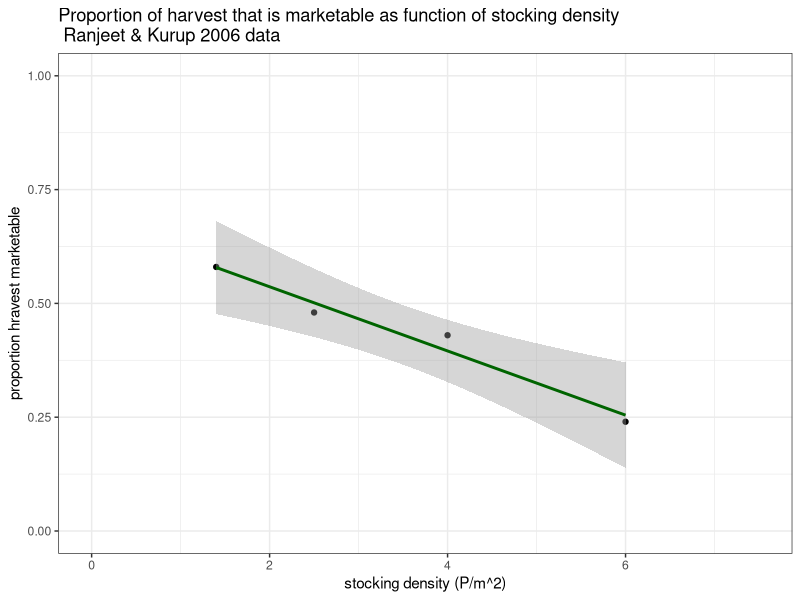
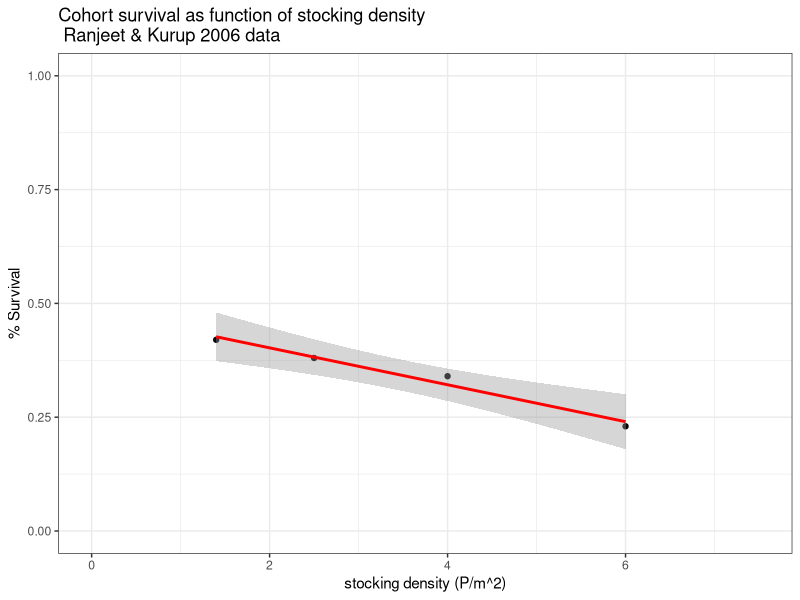
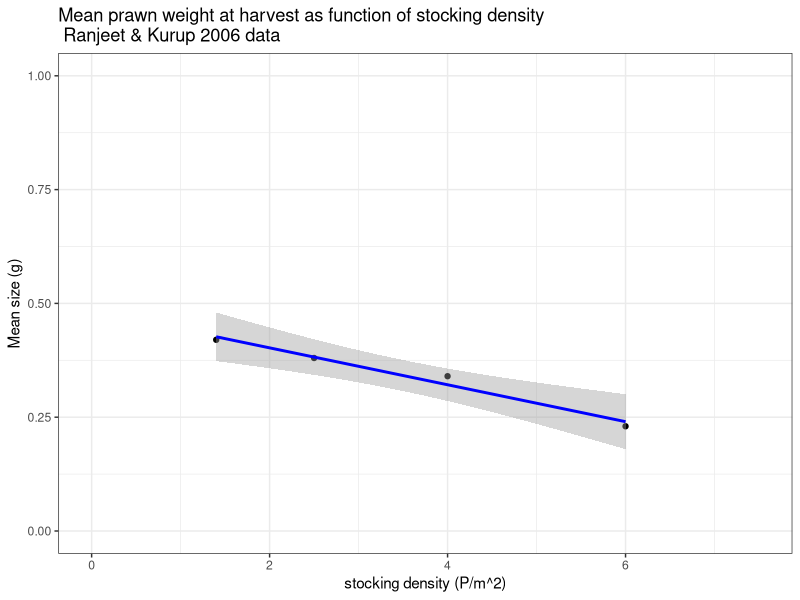

Write the R code that produced these figures, in order.
# Data from various aquaculture studies compiled for use in prawn aqauclture model #############
  require(ggplot2)

# Ranjeet and Kurup 2006 #######

rk06 = data.frame(dens_ha = c(14000, 25000, 40000, 60000),      # Stocking density per hectare (P_nought)    
                  dens = c(14000, 25000, 40000, 60000)/10000,   # Stocking density per m^2
                  surv = c(0.42, 0.38, 0.34, 0.23),             # proportion survival of all stocked prawns
                  marketable = c(0.58, 0.48, 0.43, 0.24),       # prportion of harvested prawns that were marketable
                  mean_B = c(56.8, 51.3, 41.2, 36.7),           # mean prawn mass in grams at harvest  
                  mean_B_perday = c(56.8, 51.3, 41.2, 36.7)/(8*30), # mean daily growth (in grams) 
                  harvest = c(320, 480, 630, 510),              # total prawns harvested in kg
                  market_harvest = c(278, 314, 460, 412),       # marketable prawns harvested in kg
                  profit = c(60166, 87216, 114408, 86241)/48.89)# profit per hectare converted from rupees (reported) to USD (48.89 ruppes/USD reported conversion)

  rk06$p_kg = rk06$profit / rk06$market_harvest                 # estimate of price: USD per kg marketable harvested

  ggplot(rk06, aes(x = dens, y = marketable)) + 
    theme_bw() +
    labs(x = 'stocking density (P/m^2)', y = 'proportion hravest marketable',
         title = 'Proportion of harvest that is marketable as function of stocking density \n Ranjeet & Kurup 2006 data') +
    xlim(0,7.5) +
    ylim(0,1) +
    geom_point() +
    stat_smooth(method = "lm", col = "darkgreen")
  
  eta.lm = lm(marketable ~ dens, data = rk06)
  
  ggplot(rk06, aes(x = dens, y = surv)) + 
    theme_bw() +
    labs(x = 'stocking density (P/m^2)', y = '% Survival',
         title = 'Cohort survival as function of stocking density \n Ranjeet & Kurup 2006 data') +
    xlim(0,7.5) +
    ylim(0,1) +
    geom_point() +
    stat_smooth(method = "lm", col = "red")
  
  om.lm = lm(surv ~ dens, data = rk06)
  
  ggplot(rk06, aes(x = dens, y = surv)) + 
    theme_bw() +
    labs(x = 'stocking density (P/m^2)', y = 'Mean size (g)',
         title = 'Mean prawn weight at harvest as function of stocking density \n Ranjeet & Kurup 2006 data') +
    xlim(0,7.5) +
    ylim(0,1) +
    geom_point() +
    stat_smooth(method = "lm", col = "blue")
  
  gam.lm = lm(mean_B_perday ~ dens, data = rk06)
